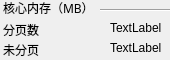
<?xml version="1.0" encoding="UTF-8"?>
<ui version="4.0">
 <class>label3</class>
 <widget class="QWidget" name="label3">
  <property name="geometry">
   <rect>
    <x>0</x>
    <y>0</y>
    <width>170</width>
    <height>60</height>
   </rect>
  </property>
  <property name="minimumSize">
   <size>
    <width>170</width>
    <height>60</height>
   </size>
  </property>
  <property name="maximumSize">
   <size>
    <width>170</width>
    <height>60</height>
   </size>
  </property>
  <property name="windowTitle">
   <string>Form</string>
  </property>
  <widget class="QLabel" name="label">
   <property name="geometry">
    <rect>
     <x>3</x>
     <y>0</y>
     <width>90</width>
     <height>16</height>
    </rect>
   </property>
   <property name="minimumSize">
    <size>
     <width>90</width>
     <height>16</height>
    </size>
   </property>
   <property name="maximumSize">
    <size>
     <width>90</width>
     <height>16</height>
    </size>
   </property>
   <property name="font">
    <font>
     <family>Adobe 宋体 Std L</family>
    </font>
   </property>
   <property name="text">
    <string>核心内存（MB）</string>
   </property>
  </widget>
  <widget class="QLabel" name="label_2">
   <property name="geometry">
    <rect>
     <x>3</x>
     <y>20</y>
     <width>61</width>
     <height>20</height>
    </rect>
   </property>
   <property name="minimumSize">
    <size>
     <width>61</width>
     <height>20</height>
    </size>
   </property>
   <property name="maximumSize">
    <size>
     <width>61</width>
     <height>20</height>
    </size>
   </property>
   <property name="font">
    <font>
     <family>Adobe 宋体 Std L</family>
    </font>
   </property>
   <property name="text">
    <string>分页数</string>
   </property>
  </widget>
  <widget class="QLabel" name="label_3">
   <property name="geometry">
    <rect>
     <x>3</x>
     <y>40</y>
     <width>61</width>
     <height>20</height>
    </rect>
   </property>
   <property name="minimumSize">
    <size>
     <width>61</width>
     <height>20</height>
    </size>
   </property>
   <property name="maximumSize">
    <size>
     <width>61</width>
     <height>20</height>
    </size>
   </property>
   <property name="font">
    <font>
     <family>Adobe 宋体 Std L</family>
    </font>
   </property>
   <property name="text">
    <string>未分页</string>
   </property>
  </widget>
  <widget class="Line" name="line">
   <property name="geometry">
    <rect>
     <x>100</x>
     <y>0</y>
     <width>71</width>
     <height>20</height>
    </rect>
   </property>
   <property name="minimumSize">
    <size>
     <width>71</width>
     <height>20</height>
    </size>
   </property>
   <property name="maximumSize">
    <size>
     <width>71</width>
     <height>20</height>
    </size>
   </property>
   <property name="orientation">
    <enum>Qt::Horizontal</enum>
   </property>
  </widget>
  <widget class="QLabel" name="number">
   <property name="geometry">
    <rect>
     <x>110</x>
     <y>20</y>
     <width>54</width>
     <height>16</height>
    </rect>
   </property>
   <property name="text">
    <string>TextLabel</string>
   </property>
  </widget>
  <widget class="QLabel" name="opnumber">
   <property name="geometry">
    <rect>
     <x>110</x>
     <y>40</y>
     <width>54</width>
     <height>16</height>
    </rect>
   </property>
   <property name="minimumSize">
    <size>
     <width>54</width>
     <height>16</height>
    </size>
   </property>
   <property name="maximumSize">
    <size>
     <width>54</width>
     <height>16</height>
    </size>
   </property>
   <property name="text">
    <string>TextLabel</string>
   </property>
  </widget>
 </widget>
 <resources/>
 <connections/>
</ui>
